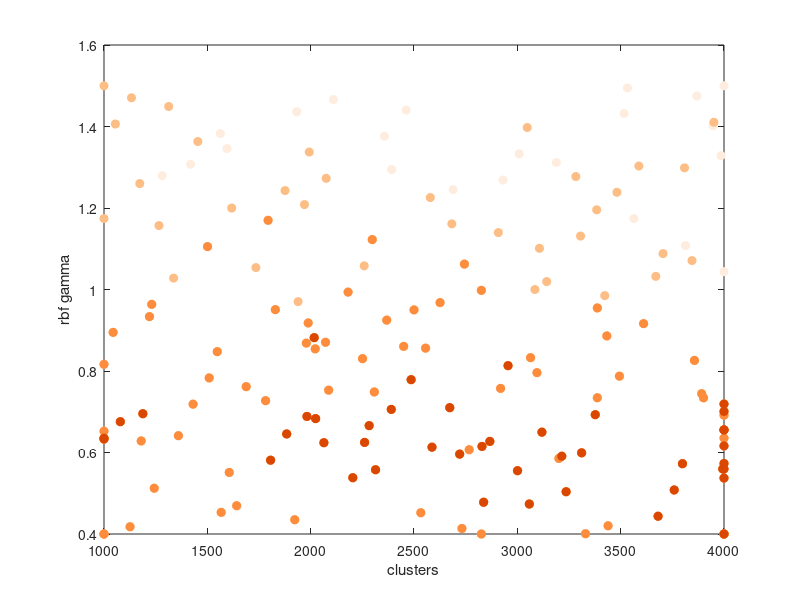

The MATLAB script that drew this image:
results = csvread( 'results2.csv' );

err = results(:,1);

best = err < 0.038;
good = err < 0.044;
mediocre = err < 0.05;
bad = err >= 0.05;

best_color = [ 217/255 71/255 1/255 ];
good_color = [ 253/255 141/255 60/255 ];
mediocre_color = [ 253/255 190/255 133/255 ];
bad_color = [ 254/255 237/255 222/255 ];

%{
best_color = [ 35/255 139/255 69/255 ];
good_color = [ 116/255 196/255 118/255 ];
mediocre_color = [ 186/255 228/255 179/255 ];
bad_color = [ 237/255 248/255 233/255 ];
%}

plot( results( bad, 2 ), results( bad, 3 ), 'o', 'Color', bad_color, 'MarkerFaceColor', bad_color )
hold on;

plot( results( mediocre, 2 ), results( mediocre, 3 ), 'o', 'Color', mediocre_color, 'MarkerFaceColor', mediocre_color )
plot( results( good, 2 ), results( good, 3 ), 'o', 'Color', good_color, 'MarkerFaceColor', good_color )
plot( results( best, 2 ), results( best, 3 ), 'o', 'Color', best_color, 'MarkerFaceColor', best_color )

xlabel( 'clusters')
ylabel( 'rbf gamma' )

hold off;

